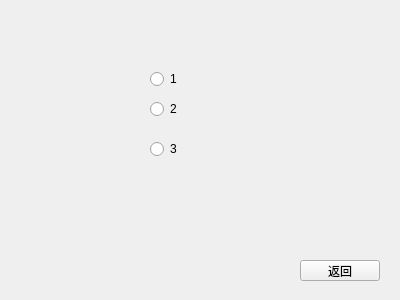
<?xml version="1.0" encoding="UTF-8"?>
<ui version="4.0">
 <class>usercenter</class>
 <widget class="QWidget" name="usercenter">
  <property name="geometry">
   <rect>
    <x>0</x>
    <y>0</y>
    <width>400</width>
    <height>300</height>
   </rect>
  </property>
  <property name="windowTitle">
   <string>Form</string>
  </property>
  <widget class="QPushButton" name="return_2">
   <property name="geometry">
    <rect>
     <x>300</x>
     <y>260</y>
     <width>80</width>
     <height>21</height>
    </rect>
   </property>
   <property name="text">
    <string>返回</string>
   </property>
  </widget>
  <widget class="QRadioButton" name="radioButton">
   <property name="geometry">
    <rect>
     <x>150</x>
     <y>70</y>
     <width>73</width>
     <height>18</height>
    </rect>
   </property>
   <property name="text">
    <string>1</string>
   </property>
  </widget>
  <widget class="QRadioButton" name="radioButton_2">
   <property name="geometry">
    <rect>
     <x>150</x>
     <y>100</y>
     <width>73</width>
     <height>18</height>
    </rect>
   </property>
   <property name="text">
    <string>2</string>
   </property>
  </widget>
  <widget class="QRadioButton" name="radioButton_3">
   <property name="geometry">
    <rect>
     <x>150</x>
     <y>140</y>
     <width>73</width>
     <height>18</height>
    </rect>
   </property>
   <property name="text">
    <string>3</string>
   </property>
  </widget>
 </widget>
 <resources/>
 <connections/>
</ui>
